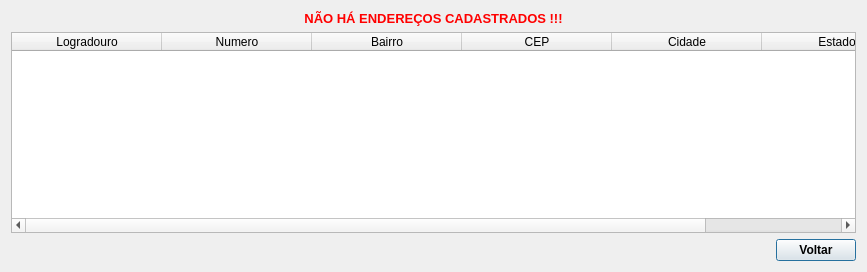
<?xml version="1.0" encoding="UTF-8"?>
<ui version="4.0">
 <class>ListarEndereco</class>
 <widget class="QDialog" name="ListarEndereco">
  <property name="geometry">
   <rect>
    <x>0</x>
    <y>0</y>
    <width>867</width>
    <height>272</height>
   </rect>
  </property>
  <property name="windowTitle">
   <string>Enderecos</string>
  </property>
  <property name="windowIcon">
   <iconset resource="arquivos.qrc">
    <normaloff>:/Arquivos/Imagens/endereco.png</normaloff>:/Arquivos/Imagens/endereco.png</iconset>
  </property>
  <layout class="QGridLayout" name="gridLayout">
   <item row="2" column="1">
    <widget class="QPushButton" name="pushButton_Fechar">
     <property name="font">
      <font>
       <weight>75</weight>
       <bold>true</bold>
      </font>
     </property>
     <property name="text">
      <string>Voltar</string>
     </property>
     <property name="icon">
      <iconset>
       <normaloff>Arquivos/Imagens/voltar.png</normaloff>Arquivos/Imagens/voltar.png</iconset>
     </property>
    </widget>
   </item>
   <item row="2" column="0">
    <spacer name="horizontalSpacer">
     <property name="orientation">
      <enum>Qt::Horizontal</enum>
     </property>
     <property name="sizeHint" stdset="0">
      <size>
       <width>40</width>
       <height>20</height>
      </size>
     </property>
    </spacer>
   </item>
   <item row="1" column="0" colspan="2">
    <widget class="QTableWidget" name="tableWidget_Enderecos">
     <property name="editTriggers">
      <set>QAbstractItemView::NoEditTriggers</set>
     </property>
     <attribute name="horizontalHeaderDefaultSectionSize">
      <number>150</number>
     </attribute>
     <attribute name="horizontalHeaderShowSortIndicator" stdset="0">
      <bool>false</bool>
     </attribute>
     <attribute name="horizontalHeaderStretchLastSection">
      <bool>true</bool>
     </attribute>
     <attribute name="verticalHeaderVisible">
      <bool>false</bool>
     </attribute>
     <column>
      <property name="text">
       <string>Logradouro</string>
      </property>
     </column>
     <column>
      <property name="text">
       <string>Numero</string>
      </property>
     </column>
     <column>
      <property name="text">
       <string>Bairro</string>
      </property>
     </column>
     <column>
      <property name="text">
       <string>CEP</string>
      </property>
     </column>
     <column>
      <property name="text">
       <string>Cidade</string>
      </property>
     </column>
     <column>
      <property name="text">
       <string>Estado</string>
      </property>
     </column>
    </widget>
   </item>
   <item row="0" column="0" colspan="2">
    <widget class="QLabel" name="label">
     <property name="font">
      <font>
       <pointsize>10</pointsize>
       <weight>75</weight>
       <bold>true</bold>
      </font>
     </property>
     <property name="styleSheet">
      <string notr="true">color: rgb(255, 0, 0);</string>
     </property>
     <property name="text">
      <string>NÃO HÁ ENDEREÇOS CADASTRADOS !!!</string>
     </property>
     <property name="alignment">
      <set>Qt::AlignCenter</set>
     </property>
    </widget>
   </item>
  </layout>
 </widget>
 <resources>
  <include location="arquivos.qrc"/>
 </resources>
 <connections/>
</ui>
